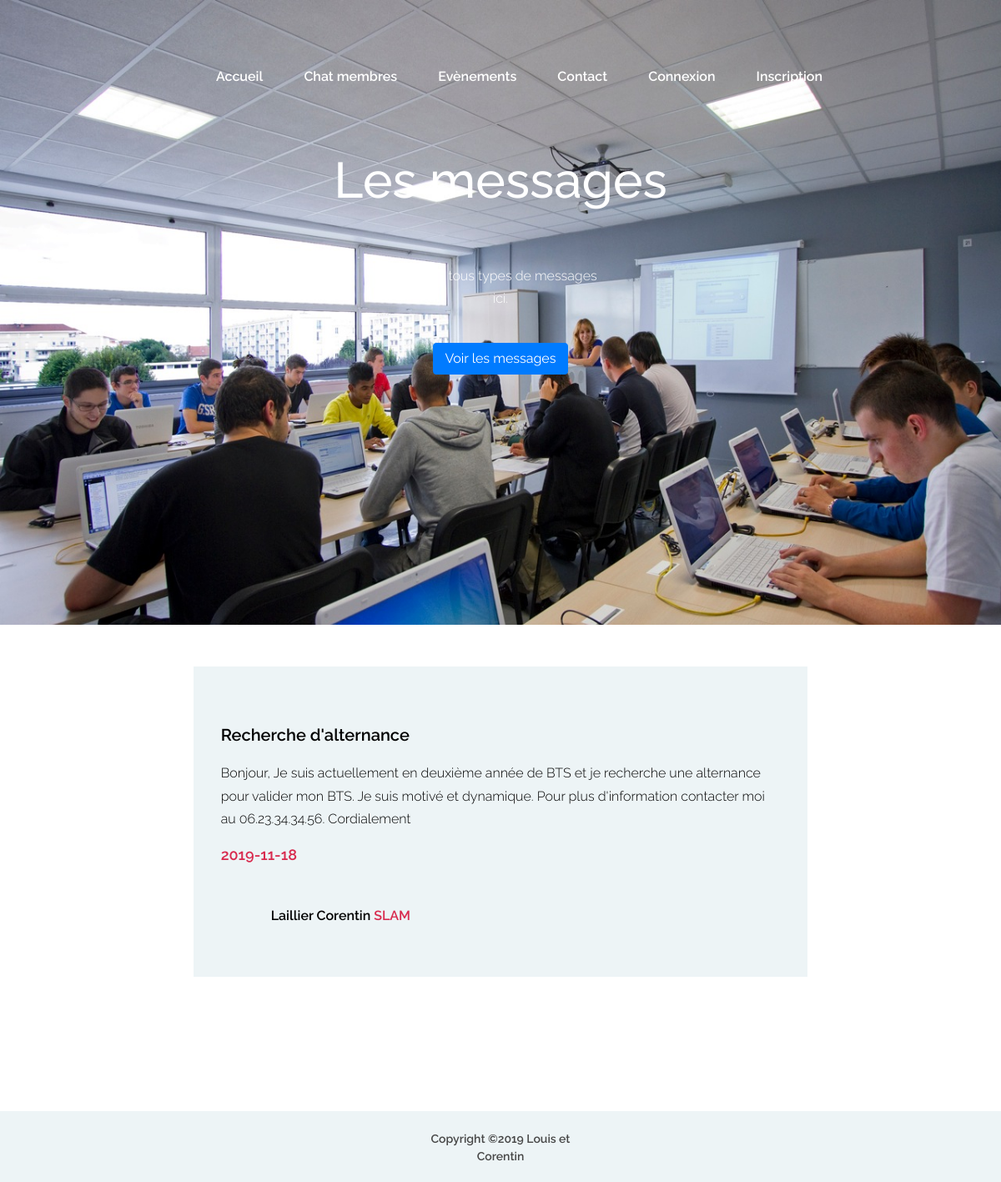
The app's page /chat.php with its own data.
### tables this page shows
CREATE TABLE IF NOT EXISTS `message` (
  `id_message` int(10) NOT NULL AUTO_INCREMENT,
  `titre` varchar(255) NOT NULL,
  `texte` varchar(255) NOT NULL,
  `date` date NOT NULL,
  `classe` int(10) NOT NULL,
  `utilisateur` int(10) NOT NULL,
  PRIMARY KEY (`id_message`),
  KEY `classe` (`classe`),
  KEY `utilisateur` (`utilisateur`)
);

CREATE TABLE IF NOT EXISTS `utilisateur` (
  `id_utilisateur` int(10) NOT NULL AUTO_INCREMENT,
  `nom` varchar(255) NOT NULL,
  `prenom` varchar(255) NOT NULL,
  `email` varchar(255) NOT NULL,
  `mdp` varchar(255) NOT NULL,
  `classe` int(10) DEFAULT NULL,
  `role` int(10) NOT NULL DEFAULT '1',
  `activite` date DEFAULT NULL,
  `decryptKey` varchar(255) NOT NULL,
  PRIMARY KEY (`id_utilisateur`),
  KEY `role` (`role`),
  KEY `classe` (`classe`)
);

CREATE TABLE IF NOT EXISTS `classe` (
  `id_classe` int(10) NOT NULL AUTO_INCREMENT,
  `nom_classe` varchar(255) NOT NULL,
  PRIMARY KEY (`id_classe`)
);

### app/message_management.php (called while the page is built, shortened)
<?php
require_once('connexionpdo.php');
class message_management
{
    public function getMessage() {
        $pdo = new connexionpdo();
        $prepare = $pdo->pdo_start()->prepare("
SELECT utilisateur.nom, classe.nom_classe, texte, titre, utilisateur.prenom, date, message.utilisateur, message.id_message
FROM message JOIN utilisateur ON utilisateur.id_utilisateur=message.utilisateur
JOIN classe ON classe.id_classe = message.classe");
        $prepare->execute();
        $result = $prepare->fetchAll(PDO::FETCH_ASSOC);
        return $result;
    }
}

### app/connexionpdo.php (called while the page is built, shortened)
<?php
Class connexionpdo {
    public function __construct($sql = [SERVEUR, DATABASE, UTILISATEUR, MDP])
    {
        try {
            $this->bdd = new PDO("mysql:host={$sql[0]};dbname={$sql[1]}", $sql[2], $sql[3]);
        } catch (Exception $e) {
            die('Erreur : ' . $e->getMessage());
        }
    }
    public function pdo_start() {
        return $this->bdd;
    }
}

### chat.php (the view, shortened to what this page needs)
<?php
include("app/message_management.php");
$message_management = new message_management();
$messages = $message_management->getMessage();
?>
<!DOCTYPE html>
<html lang="fr">
<?php require_once("app/include/header.php"); ?>
<?php require_once("app/include/navbar.php"); ?>
<body>
<section class="hero-section set-bg" data-setbg="lib/img/2.jpeg">
    <div class="container">
        <div class="hero-text text-white">
            <h2>Les messages</h2>
            <p>Postez tous types de messages <br> ici.</p><br>
            <div class="col-md-2 offset-5">
            <a href="#chat" class="js-scroll-trigger btn btn-primary btn-block" onclick="scrollTo(event)"> Voir les messages </a>
            </div>
        </div>
    </div>
</section>
<section class="categories-section spad" id="chat">
    <div class="container">
        <?php
        if(!empty($messages)) {
            foreach ($messages as $message) { ?>
                <div class="featured-course course-item col-md-8 offset-2">
                    <div class="course-info">
                        <div class="course-text">
                            <h5 class="black"><?php echo $message['titre']; ?></h5>
                            <p><?php echo $message['texte']; ?></p>
                            <div class="students"><?php echo $message['date']; ?></div>
                        </div>
                        <div class="course-author">
                            <p><?php echo $message['nom'] . ' ' . $message['prenom'] ?>
                                <span><?php echo $message['nom_classe']; ?></span></p>
                        </div>
                    </div>
                </div>
            <?php }
        } else { ?>
                <div class="section-title mb-0">
                    <h2 style="color: black">Pas de message postés</h2>
                </div>
        <?php } ?>
    </div>
</section>
</body>
<?php require_once("app/include/footer.php"); ?>
</html>

### app/include/header.php (shortened to what this page needs)
<!DOCTYPE html>
<html lang="fr">
<head>
    <link rel="stylesheet" href="lib/css/bootstrap.min.css<?php echo '?'.mt_rand(); ?>"/>
    <link rel="stylesheet" href="lib/css/font-awesome.min.css<?php echo '?'.mt_rand(); ?>"/>
    <link rel="stylesheet" href="lib/css/owl.carousel.css<?php echo '?'.mt_rand(); ?>"/>
    <link rel="stylesheet" href="lib/css/style.css<?php echo '?'.mt_rand(); ?>"/>
</head>
<body>

### app/include/navbar.php (shortened to what this page needs)
<center>
    <header class="header-section">
        <div class="container">
            <div class="row">
                <div class="col-lg-12 col-md-12">
                    <nav class="main-menu">
                        <ul>
                            <li><a href="index.php">Accueil</a></li>
                            <li><a href="chat.php">Chat membres</a></li>
                            <li><a href="event.php">Evènements</a></li>
                            <li><a href="contact.php">Contact</a></li>
                            <?php if(empty($_COOKIE['user'])) { ?>
                                <li><a href="connexion.php">Connexion</a></li>
                                <li><a href="inscription.php">Inscription</a></li>
                            <?php } ?>
                        </ul>
                    </nav>
                </div>
            </div>
        </div>
    </header>
</center>

### app/include/footer.php (shortened to what this page needs)
<div class="footer-bottom justify-content-center">
    <div class="footer-warp">
        <div class="copyright">
            Copyright &copy;<script>document.write(new Date().getFullYear());</script> Louis et Corentin
        </div>
    </div>
</div>

### records on screen
message: titre "Recherche d'alternance", texte "Bonjour, Je suis actuellement en deuxième année de BTS et je recherche une alternance pour valider mon BTS. Je suis motivé et dynamique. Pour plus d'information contacter moi au 06.23.34.34.56. Cordialement", date "2019-11-18", utilisateur.nom "Laillier", utilisateur.prenom "Corentin", classe.nom_classe "SLAM"
